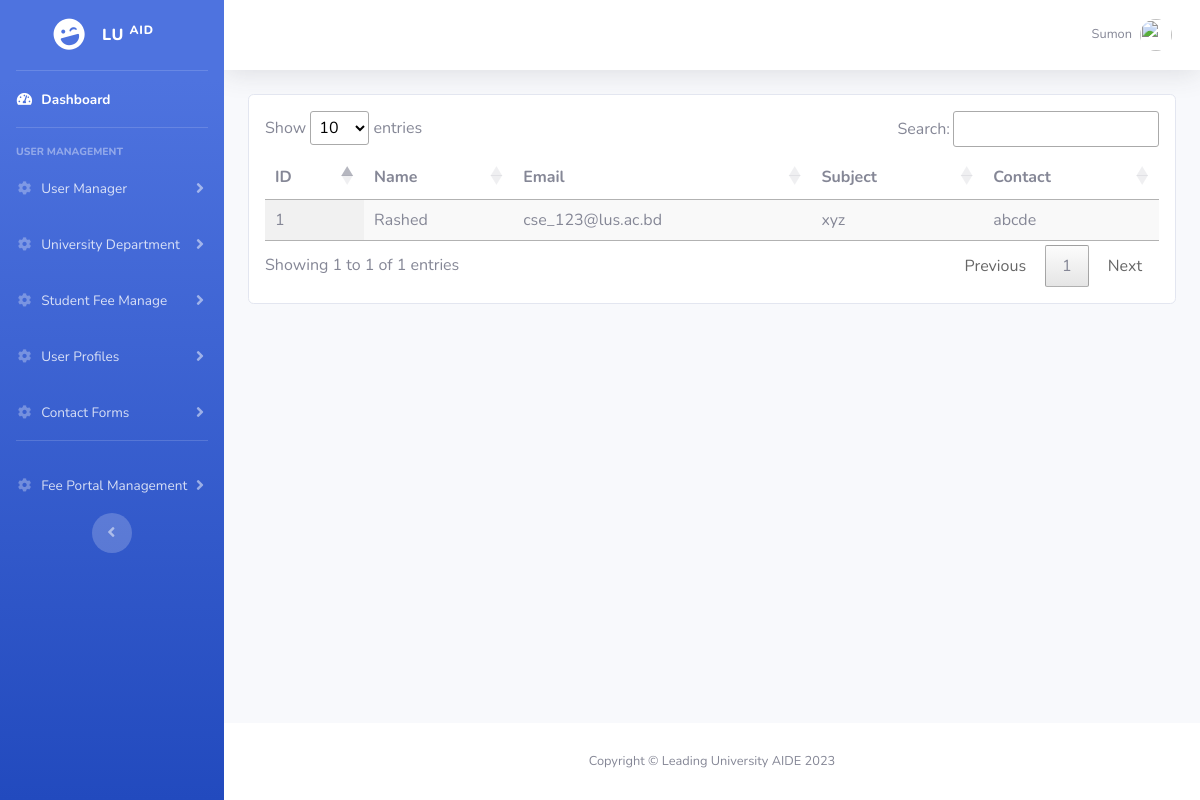
The app's page /lu-admin/contact-forms.php?source=all_contact (signed in) with its own data.
### tables this page shows
CREATE TABLE `contact` (
  `id` int(11) NOT NULL,
  `name` varchar(255) NOT NULL,
  `email` varchar(255) NOT NULL,
  `subject` varchar(255) NOT NULL,
  `message` varchar(255) NOT NULL,
  `created_at` timestamp NOT NULL DEFAULT current_timestamp() ON UPDATE current_timestamp()
);

### lu-admin/contact-forms/all_contact.php (the view)
<div class='row'>
    <div class='col-md-12'>
        <div class='card mb-5'>
            <?php
            global $connection;
            $query = "SELECT * FROM `contact`";
            $query_fetch_contact = mysqli_query($connection, $query);
            $total_contact = mysqli_num_rows($query_fetch_contact);
            if ($total_contact > 0) {
                ?>
                <div class="table-responsive p-3">
                    <table id="example" class="display" style="width:100%!important">
                        <thead>
                        <tr>
                            <th class="ml-5">ID</th>
                            <th> Name</th>
                            <th> Email</th>
                            <th> Subject</th>
                            <th> Contact</th>
                        </tr>
                        </thead>
                        <tbody>
                        <?php
                        while ($row = mysqli_fetch_assoc($query_fetch_contact)) {
                            $contact_id = $row['id'];
                            $name = $row['name'];
                            $email = $row['email'];
                            $subject = $row['subject'];
                            $message = $row['message'];
                            ?>
                            <tr>
                                <td><?php echo $contact_id ?> </td>
                                <td><?php echo $name ?></td>
                                <td><?php echo $email ?></td>
                                <td><?php echo $subject ?></td>
                                <td><?php echo $message ?></td>
                            </tr>
                        <?php } ?>
                        </tbody>
                    </table>
                </div>
                <?php
            } else {
                echo "<h3 class='text-center p-4'> No Results Found </h3>";
            }
            ?>
        </div>
    </div>
</div>

### records on screen
contact: id "1", name "Rashed", email "cse_123@lus.ac.bd", subject "xyz", message "abcde"

### other values on screen
$_SESSION['name'] "Sumon"
